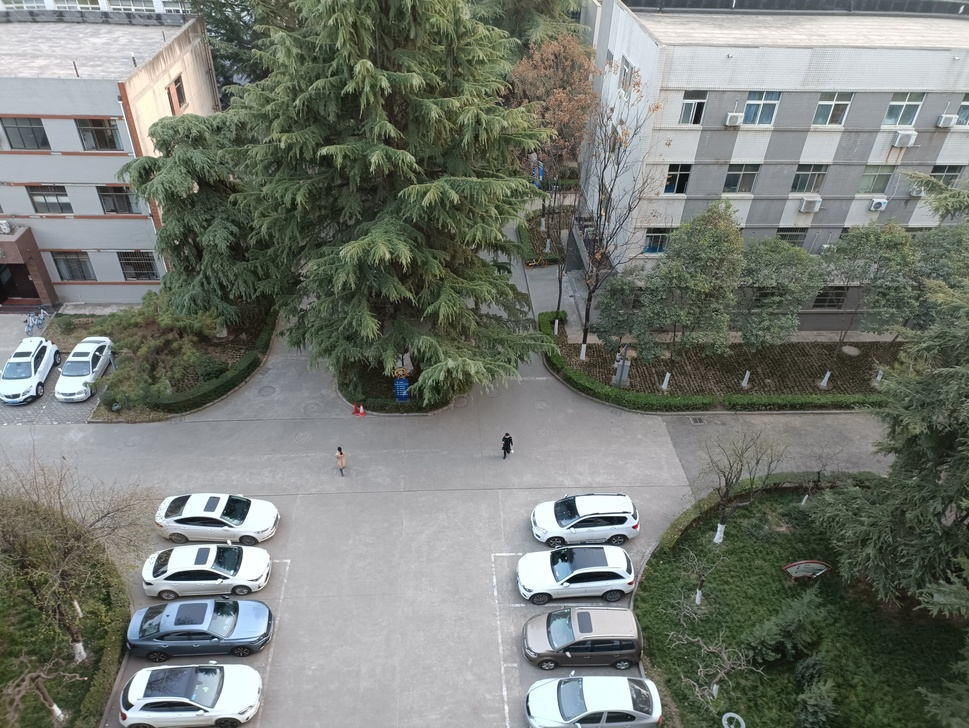
%> input picture image1.jpg, 969 x 728 px, shrunk from 4624 x 3472 before the run
$ octave SIFTmatch.m   (GNU Octave 9; MATLAB toolbox functions it lacks are replaced by stand-ins)
%> lines starting %> are read from the running program, lines starting %| are printed output that depends on the picture
I1=imread('image1.jpg');
%> I1 is the input picture: size 728x969x3 uint8; mean R, G, B 117.6, 122.3, 115.5
I2=imread('image2.jpg');
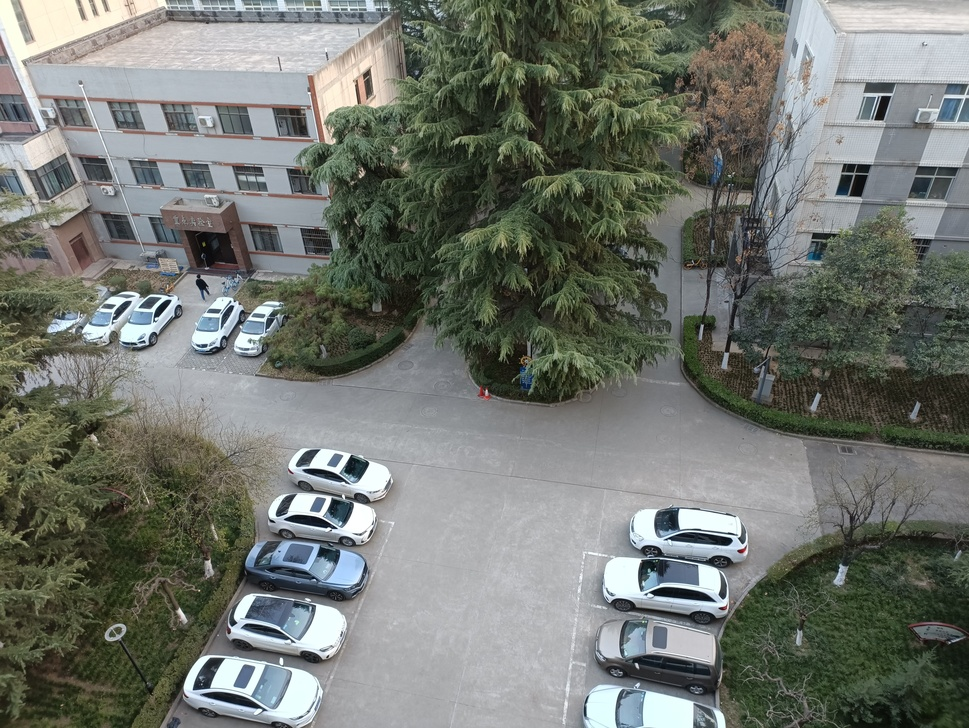
%> input picture image2.jpg, 969 x 728 px, shrunk from 4624 x 3472 before the run
%> I2 is the input picture: size 728x969x3 uint8; mean R, G, B 113.4, 117.9, 111
IG1=rgb2gray(I1);
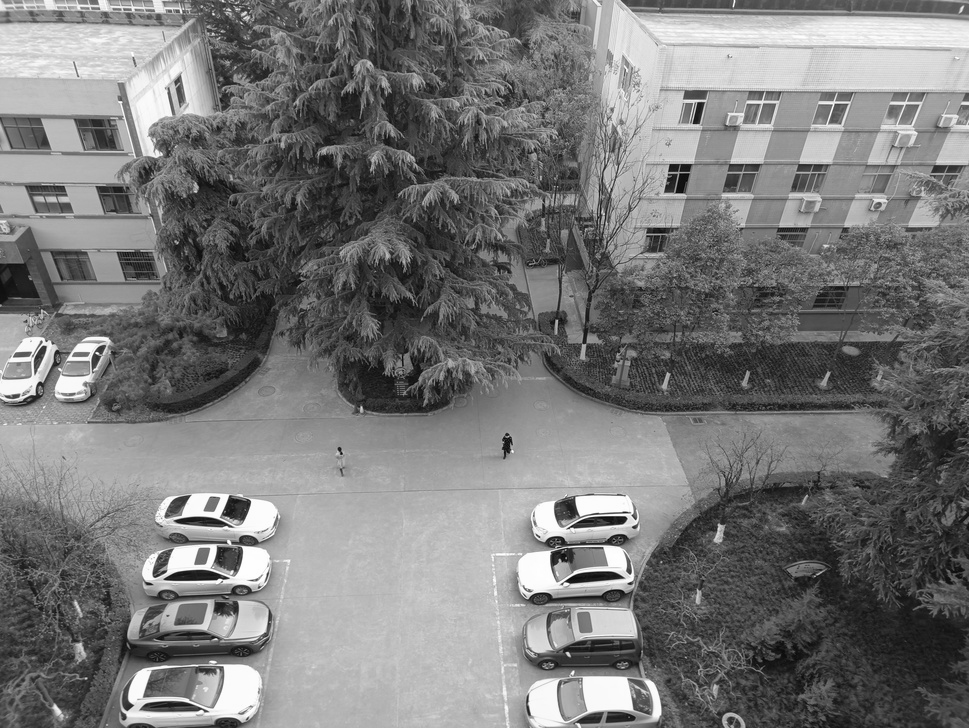
%> IG1: size 728x969 uint8; min 3, max 255, mean 120.1
IG2=rgb2gray(I2);
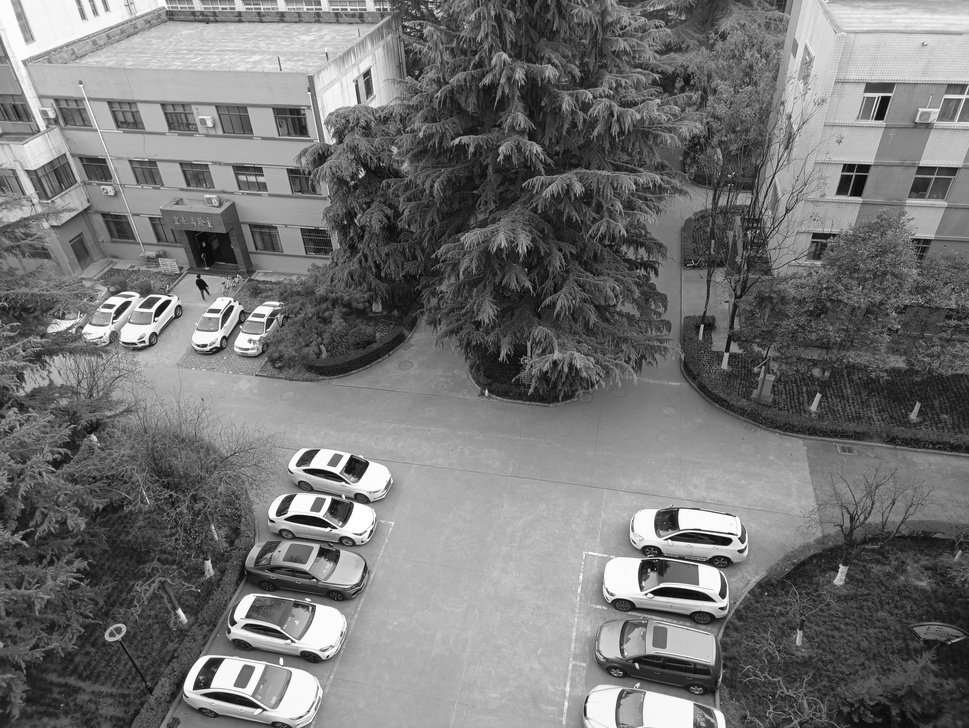
%> IG2: size 728x969 uint8; min 1, max 255, mean 115.8
%> (the run ends here)
